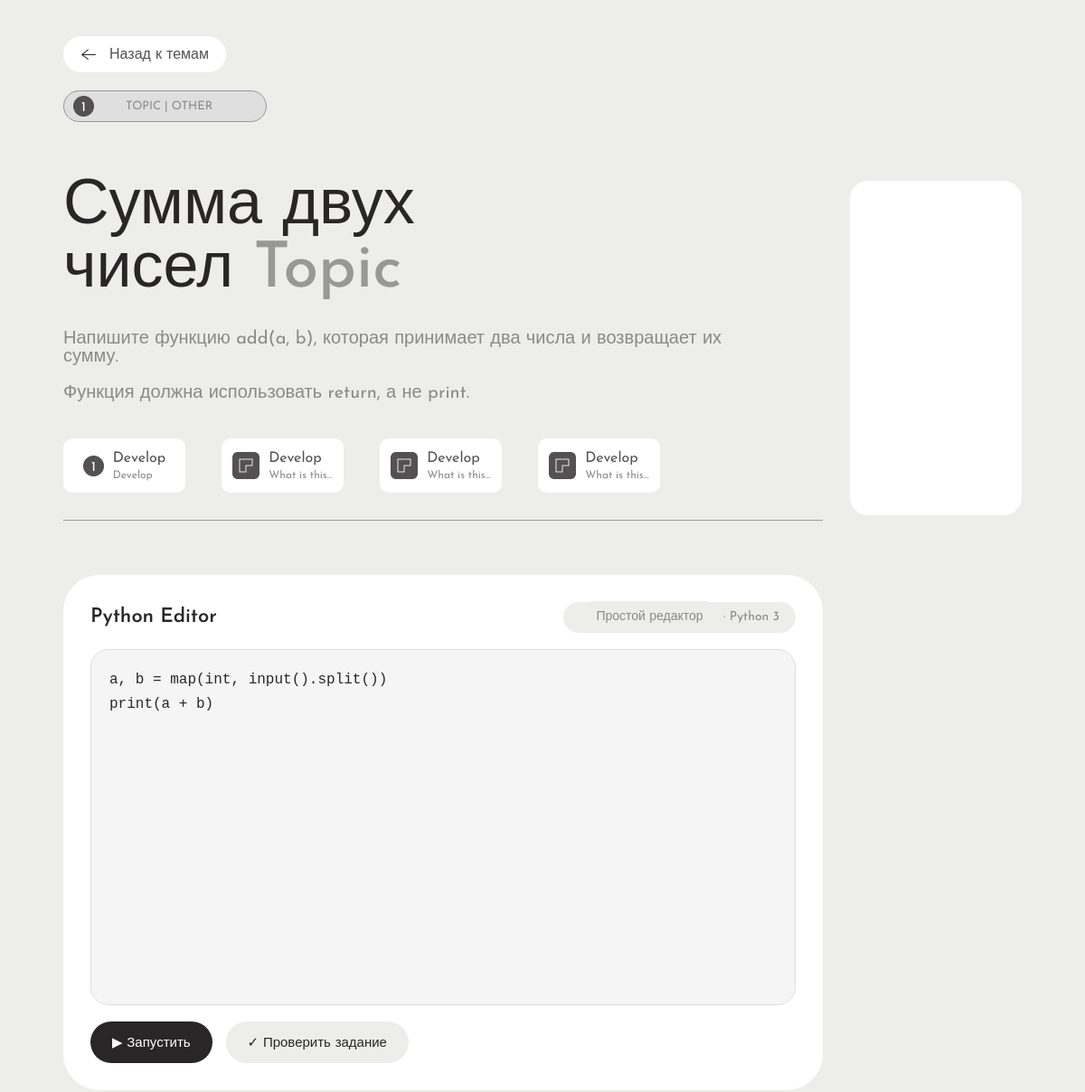
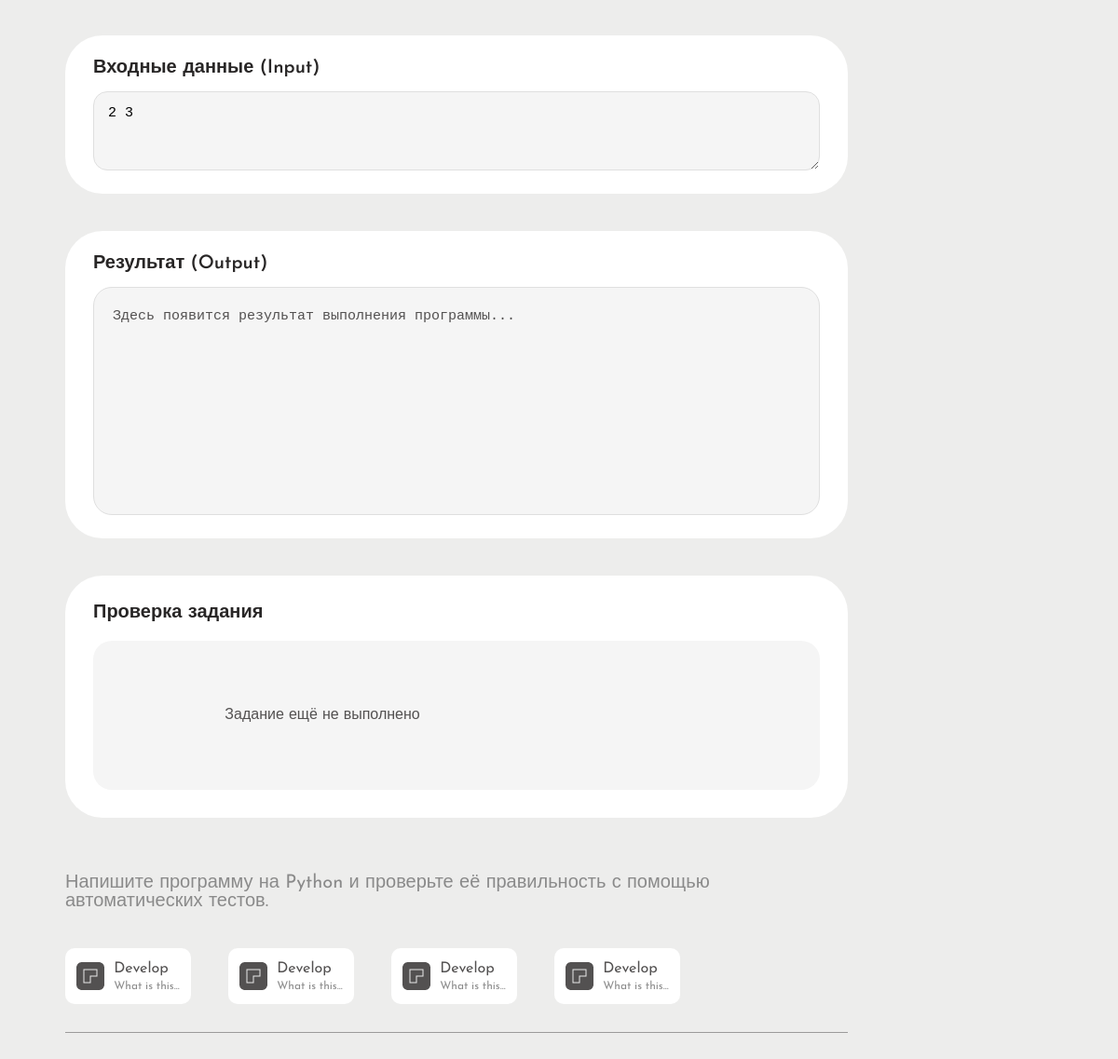
Screenshot of /main/page/12/ (signed in) with the database file from the repository (2 pictures, top to bottom).
### task/models.py (models this page shows, shortened)
class Task(models.Model):
    title = models.CharField(max_length=200)
    description = models.TextField()
    number = models.PositiveIntegerField()
    tests = models.JSONField(default=list)

### task/views.py (the view)
# urls.py: path('<int:pk>/', views.TaskDetailView.as_view(), name='task_detail'),
class TaskDetailView(LoginRequiredMixin, DetailView):
    login_url = 'log'
    model = Task
    template_name = 'task/page-1.html'
    context_object_name = 'task'
    def get_context_data(self, **kwargs):
        context = super().get_context_data(**kwargs)
        context['progress'] = TaskProgress.objects.filter(
            user=self.request.user,
            task=self.object
        ).first()
        return context

### task/templates/task/page-1.html (shortened to what this page needs)
{% load static %}
<!DOCTYPE html>
<html lang="ru">
<head>
    <link rel="stylesheet" href="{% static 'task/css/reset.css' %}">
    <link rel="stylesheet" href="{% static 'task/css/page-1_style.css' %}">
</head>
<body>
<main>
    <div class="general">
        <div class="go_back">
            <button class="back" type="button" onclick="history.back()">
                <img src="{% static 'task/img/Arrow-right.png' %}" alt="">
                <p>Назад к темам</p>
            </button>
            <div class="theme">
                <img src="{% static 'task/img/circle-1.png' %}" alt="">
                <p>TOPIC | OTHER</p>
            </div>
        </div>
        <div class="topic">
            <div class="title">
                {{ task.title }} <span>Topic</span>
            </div>
            <div class="text">
                {{ task.description|linebreaksbr }}
            </div>
        </div>
        <div class="cards">
            <div class="card card-1">
                <img src="{% static 'task/img/circle-1.png' %}" alt="">
                <div class="content">
                    <p class="title">Develop</p>
                    <p class="text">Develop</p>
                </div>
            </div>
            <div class="card card-2">
                <img src="{% static 'task/img/sqr.png' %}" alt="">
                <div class="content">
                    <p class="title">Develop</p>
                    <p class="text">What is this...</p>
                </div>
            </div>
            <div class="card card-3">
                <img src="{% static 'task/img/sqr.png' %}" alt="">
                <div class="content">
                    <p class="title">Develop</p>
                    <p class="text">What is this...</p>
                </div>
            </div>
            <div class="card card-4">
                <img src="{% static 'task/img/sqr.png' %}" alt="">
                <div class="content">
                    <p class="title">Develop</p>
                    <p class="text">What is this...</p>
                </div>
            </div>
        </div>
        <div class="line"></div>
        <div class="interpritator">
            <div class="main">
                <div class="editor-header">
                    <span>Python Editor</span>
                    <span><span id="editor-state">Загрузка редактора...</span> · Python 3</span>
                </div>
                <textarea id="python-code-fallback" spellcheck="false" aria-label="Резервный редактор Python" hidden>a, b = map(int, input().split())
print(a + b)</textarea>
                <div class="editor-buttons">
                    <button
                        type="button"
                        id="run-button"
                        onclick="runCode()"
                    >
                        ▶ Запустить
                    </button>
                    <button
                        type="button"
                        id="check-button"
                        onclick="checkCode()"
                    >
                        ✓ Проверить задание
                    </button>
                </div>
            </div>
            <div class="input">
                <h3>Входные данные (Input)</h3>
                <textarea
                    id="python-input"
                    placeholder="Введите данные для input()"
                >2 3</textarea>
            </div>
            <div class="output">
                <h3>Результат (Output)</h3>
                <pre id="python-output">Здесь появится результат выполнения программы...</pre>
            </div>
            <div class="test-results">
                <h3>Проверка задания</h3>
                <div id="test-status">
                    {% if progress.is_completed %}
                        ✅ Задание выполнено
                    {% else %}
                        Задание ещё не выполнено
                    {% endif %}
                </div>
            </div>
        </div>
        <div class="topic">
            <div class="text">
                Напишите программу на Python и проверьте
                её правильность с помощью автоматических тестов.
            </div>
        </div>
        <div class="cards">
            <div class="card card-1">
                <img src="{% static 'task/img/sqr.png' %}" alt="">
                <div class="content">
                    <p class="title">Develop</p>
                    <p class="text">What is this...</p>
                </div>
            </div>
            <div class="card card-2">
                <img src="{% static 'task/img/sqr.png' %}" alt="">
                <div class="content">
                    <p class="title">Develop</p>
                    <p class="text">What is this...</p>
                </div>
            </div>
            <div class="card card-3">
                <img src="{% static 'task/img/sqr.png' %}" alt="">
                <div class="content">
                    <p class="title">Develop</p>
                    <p class="text">What is this...</p>
                </div>
            </div>
            <div class="card card-4">
                <img src="{% static 'task/img/sqr.png' %}" alt="">
                <div class="content">
                    <p class="title">Develop</p>
                    <p class="text">What is this...</p>
                </div>
            </div>
        </div>
        <div class="line line-2"></div>
    </div>
    <div class="sidebar">
    </div>
</main>
</body>
</html>

### task/static/task/css/page-1_style.css (style rules this page uses)
body { background-color: #ededec; padding: 0 390px; font-family: 'Josefin Sans', sans-serif; font-weight: 400; }
main { display: grid; grid: 1fr / 850px 1fr; }
.sidebar { width: 190px; height: 370px; background-color: #fff; justify-self: end; margin-top: 200px; border-radius: 20px; position: sticky; top: 30px; }
.go_back { display: flex; flex-direction: column; gap: 20px; margin-top: 40px; }
.go_back .back { display: flex; gap: 15px; align-items: center; justify-content: center; width: 180px; height: 40px; background-color: #fff; border-radius: 30px; font-weight: 500; font-size: 16px; color: #535151; }
.go_back .back img { rotate: 180deg; }
.go_back .theme { display: flex; gap: 35px; width: 225px; height: 35px; border-radius: 20px; background-color: #DFDFDF; align-items: center; padding-left: 10px; border: 1px solid #989898; font-size: 13px; color: #8A8A8A; }
.topic { display: flex; flex-direction: column; gap: 30px; margin-top: 60px; }
.topic .title { font-size: 70px; font-weight: 500; width: 400px; color: #282626; }
.topic .title span { color: #989898; }
.topic .text { width: 780px; font-size: 20px; color: #8A8A8A; }
.cards { margin-top: 40px; display: flex; gap: 40px; }
.cards .card { display: flex; gap: 10px; align-items: center; justify-content: center; width: 135px; height: 60px; background-color: #fff; border-radius: 10px; }
.cards .content { display: flex; flex-direction: column; gap: 5px; font-size: 16px; }
.cards .title { color: #535151; }
.cards .text { font-size: 12px; color: #8A8A8A; }
.line { width: 100%; height: 1px; background-color: #9C9B9B; margin-top: 30px; }
.line-2 { margin-bottom: 50px; }
.interpritator .main { width: 100%; background-color: #fff; border-radius: 40px; height: 570px; margin-top: 60px; }
.interpritator .input { width: 100%; background-color: #fff; border-radius: 40px; height: 170px; margin-top: 40px; }
.interpritator .output { width: 100%; background-color: #fff; border-radius: 40px; height: 330px; margin-top: 40px; }
.interpritator { width:100%; }
.interpritator .main { padding:30px; display:flex; flex-direction:column; gap:18px; }
.editor-header { display:flex; justify-content:space-between; align-items:center; color:#282626; font-size:22px; font-weight:600; }
.editor-header span:last-child { font-size:14px; font-weight:400; color:#8A8A8A; background:#ededec; padding:10px 18px; border-radius:20px; }
.editor-buttons { display:flex; gap:15px; flex-wrap:wrap; }
.editor-buttons button { padding:14px 24px; border-radius:30px; font-size:15px; cursor:pointer; }
#run-button { background:#282626; color:white; }
#check-button { background:#ededec; color:#282626; }
.interpritator .input,.interpritator .output { padding:25px 30px; display:flex; flex-direction:column; gap:15px; }
.interpritator h3 { color:#282626; font-size:20px; font-weight:600; }
#python-input { width:100%; min-height:0; flex:1; padding:12px 15px; resize:vertical; background:#f5f5f5; border:1px solid #dfdfdf; border-radius:15px; font:15px/1.5 Consolas,monospace; }
#python-output { flex:1; min-height:0; padding:20px; overflow:auto; white-space:pre-wrap; overflow-wrap:anywhere; background:#f5f5f5; border:1px solid #dfdfdf; border-radius:20px; color:#535151; font:15px/1.5 Consolas,monospace; }
.interpritator .test-results { margin-top:40px; padding:30px; border-radius:40px; background:#fff; }
#test-status { margin-top:20px; padding:20px; min-height:60px; border-radius:20px; background:#f5f5f5; color:#535151; white-space:pre-wrap; overflow-wrap:anywhere; line-height:1.5; }
@media (max-width:1700px) { body { padding:0 70px; } }
@media (max-width:1700px) { main { grid-template-columns:minmax(0,850px) 190px; gap:30px; justify-content:center; } }
#python-code-fallback { flex: 1; width: 100%; min-height: 0; padding: 20px; border-radius: 20px; border: 1px solid #dfdfdf; background: #f5f5f5; color: #282626; font: 16px/1.7 Consolas, monospace; resize: none; }
.editor-header span:last-child { text-align: right; }

### rows the page displays
Task: title "Сумма двух чисел", description "Напишите функцию add(a, b), которая принимает два числа и возвращает их сумму. Функция должна использовать return, а не print."
